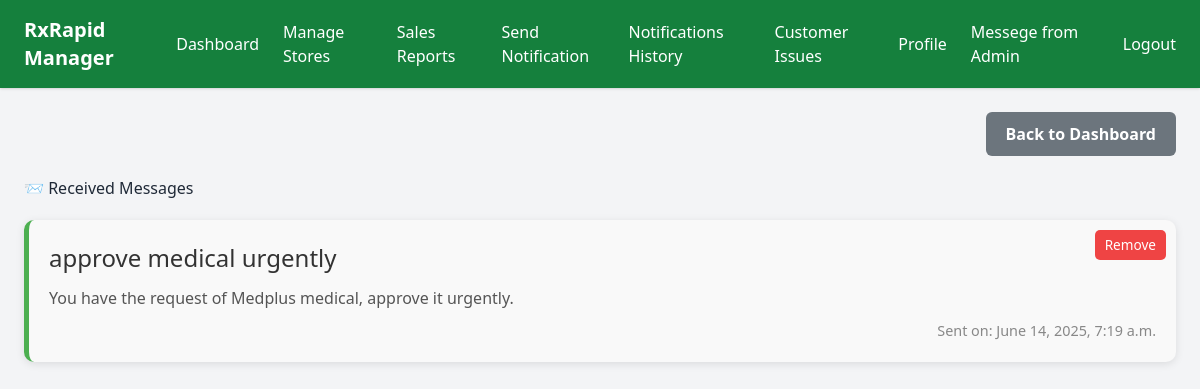
The app's page /receive-messege/ with its own data.
### Medadmin/models.py (models this page shows, shortened)
class Messege(models.Model):
    subject = models.CharField(max_length=255)
    description = models.TextField()
    date = models.DateTimeField(auto_now_add=True)

### Manager/views.py (the view)
# urls.py: path('receive-messege/', views.receive_messege, name='receive_messege'),
def receive_messege(request):
    notifications = Messege.objects.all().order_by('-date')  # latest first
    return render(request, 'manager/receive_messege.html', {'notifications': notifications})

### Manager/templates/manager/receive_messege.html (shortened to what this page needs)
{% extends 'manager/base_manager.html' %}
{% block content %}
<div class="top-bar">
    <a href="{% url 'manager_dashboard' %}" class="btn-back">Back to Dashboard</a>
</div>
<h2>📨 Received Messages</h2>
<div class="notification-container" id="notificationContainer">
    {% for notification in notifications %}
        <div class="notification-card">
            <button class="remove-btn" onclick="this.parentElement.remove()">Remove</button>
            <h3 class="notification-title">{{ notification.subject }}</h3>
            <p class="notification-description">{{ notification.description }}</p>
            <div class="notification-date">Sent on: {{ notification.date|date:"F j, Y, g:i a" }}</div>
        </div>
    {% empty %}
        <p class="no-messages">No messages found.</p>
    {% endfor %}
</div>
{% endblock %}

### Manager/templates/manager/receive_messege.html (style rules this page uses)
.top-bar { display: flex; justify-content: flex-end; margin-bottom: 20px; }
.btn-back { background-color: #6c757d; color: white; padding: 10px 20px; border-radius: 6px; text-decoration: none; font-weight: bold; transition: background-color 0.3s, transform 0.2s; }
.notification-container { display: flex; flex-direction: column; gap: 20px; margin-top: 20px; }
.notification-card { background: #f9f9f9; border-left: 5px solid #4CAF50; padding: 20px; border-radius: 10px; box-shadow: 0 2px 8px rgba(0, 0, 0, 0.1); transition: 0.3s; position: relative; }
.notification-title { font-size: 1.5rem; margin-bottom: 10px; color: #333; }
.notification-description { font-size: 1rem; margin-bottom: 10px; color: #555; }
.notification-date { font-size: 0.9rem; color: #888; text-align: right; }
.remove-btn { position: absolute; top: 10px; right: 10px; background-color: #ef4444; color: white; border: none; border-radius: 5px; padding: 5px 10px; cursor: pointer; font-size: 0.85rem; transition: background-color 0.3s; }

### records on screen
Messege: subject "approve medical urgently", description "You have the request of Medplus medical, approve it urgently.", date "June 14, 2025, 7:19 a.m."
